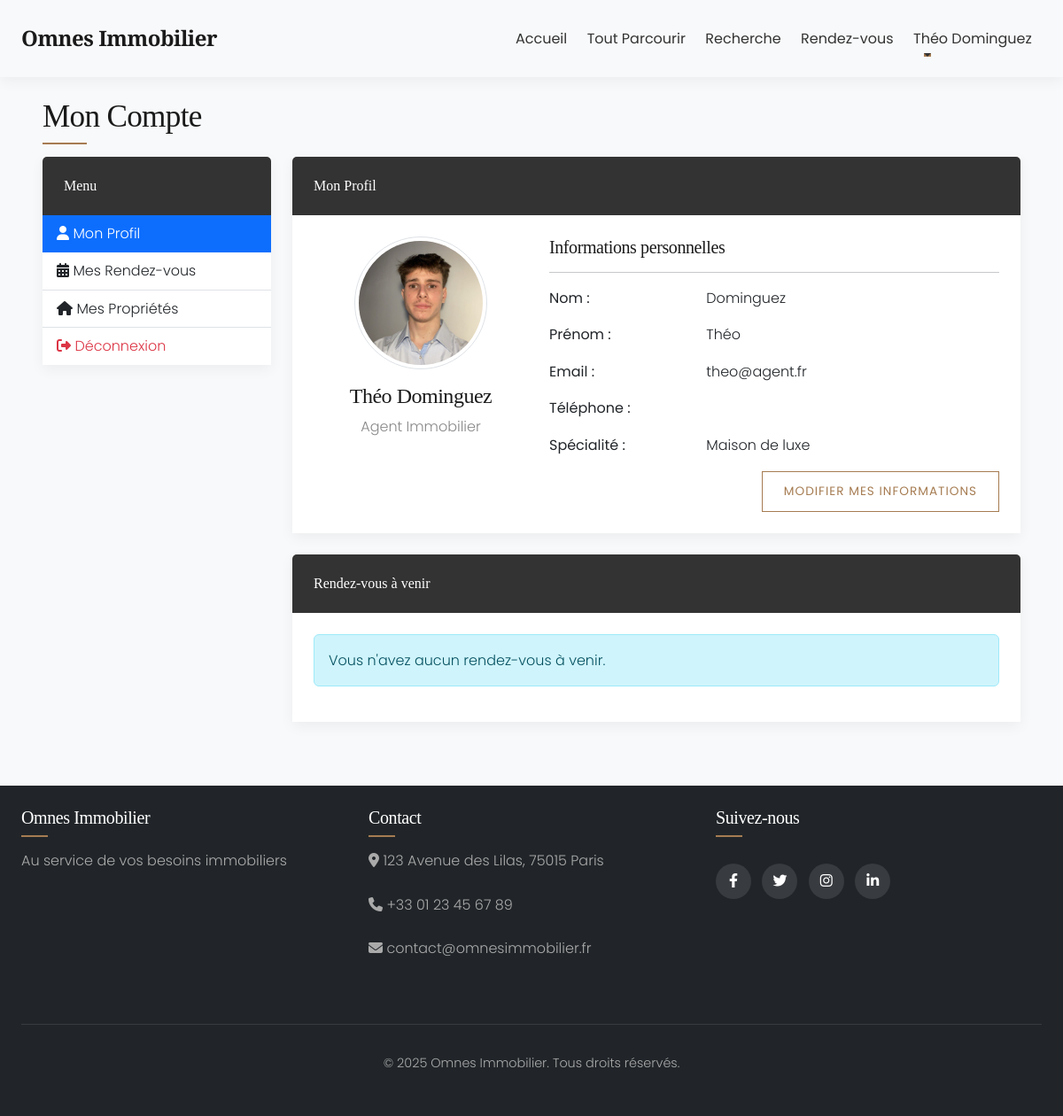
Page /account.php (signed in) on the committed database.
### tables this page shows
CREATE TABLE `Agent_Immobilier` (
  `id_agent` int NOT NULL,
  `id_utilisateur` int NOT NULL,
  `specialite` varchar(100) DEFAULT NULL,
  `biographie` text,
  `cv_path` varchar(255) DEFAULT NULL,
  `photo_path` varchar(255) DEFAULT NULL
);

CREATE TABLE `Utilisateur` (
  `id_utilisateur` int NOT NULL,
  `email` varchar(100) NOT NULL,
  `mot_de_passe` varchar(255) NOT NULL,
  `nom` varchar(50) NOT NULL,
  `prenom` varchar(50) NOT NULL,
  `telephone` varchar(20) DEFAULT NULL,
  `date_inscription` datetime DEFAULT CURRENT_TIMESTAMP,
  `type_utilisateur` enum('client','agent','admin') NOT NULL,
  `statut` enum('actif','inactif') DEFAULT 'actif'
);

### account.php (the view, shortened to what the rows shown need)
<?php
require_once BASE_PATH . 'config/init.php';
require_once BASE_PATH . 'classes/User.php';
$user = new User();
$user_info = $user->getUserById($_SESSION['user_id']);
if ($user_info->type_utilisateur == 'client') {
    require_once BASE_PATH . 'classes/Client.php';
    require_once BASE_PATH . 'classes/Appointment.php';
    $client = new Client();
    $appointment = new Appointment();
    $client_info = $client->getClientByUserId($_SESSION['user_id']);
    if ($client_info) {
        $appointments = $appointment->getClientAppointments($client_info->id_client);
        $upcoming_appointments = array_filter($appointments, function($rdv) {
            return $rdv->statut != 'annulé' && (strtotime($rdv->date) > time() || (strtotime($rdv->date) == time() && strtotime($rdv->heure) > time()));
        });
    }
} elseif ($user_info->type_utilisateur == 'agent') {
    require_once BASE_PATH . 'classes/Agent.php';
    $agent = new Agent();
    $agent_info = $agent->getAgentByUserId($_SESSION['user_id']);
} elseif ($user_info->type_utilisateur == 'admin') {
    redirect('/omnes-immobilier/admin/index.php');
}
include BASE_PATH . 'includes/header.php';
?>
<div class="container mt-4">
    <h1 class="section-title mb-4" data-aos="fade-up">Mon Compte</h1>
    <div class="row">
        <div class="col-md-9">
            <div class="card mb-4" data-aos="fade-up">
                <div class="card-body">
                    <div class="row">
                        <div class="col-md-4 text-center">
                            <?php if (isset($agent_info) && isset($agent_info->photo_path) && $agent_info->photo_path) : ?>
                                <img src="<?php echo $agent_info->photo_path; ?>" class="img-thumbnail rounded-circle mb-3" alt="Photo de profil" style="width: 150px; height: 150px; object-fit: cover;" onerror="this.src='/omnes-immobilier/assets/img/agents/default.jpg'">
                            <?php else : ?>
                                <img src="/omnes-immobilier/assets/img/agents/default.jpg" class="img-thumbnail rounded-circle mb-3" alt="Photo de profil" style="width: 150px; height: 150px; object-fit: cover;" onerror="this.src='https://via.placeholder.com/150?text=Profile'">
                            <?php endif; ?>
                            <h4><?php echo $user_info->prenom . ' ' . $user_info->nom; ?></h4>
                            <p class="text-muted">
                                <?php if ($user_info->type_utilisateur == 'client') : ?>
                                    Client
                                <?php elseif ($user_info->type_utilisateur == 'agent') : ?>
                                    Agent Immobilier
                                <?php elseif ($user_info->type_utilisateur == 'admin') : ?>
                                    Administrateur
                                <?php endif; ?>
                            </p>
                        </div>
                        <div class="col-md-8">
                            <div class="mb-3 row">
                                <div class="col-sm-4">
                                    <strong>Nom :</strong>
                                </div>
                                <div class="col-sm-8">
                                    <?php echo $user_info->nom; ?>
                                </div>
                            </div>
                            <div class="mb-3 row">
                                <div class="col-sm-4">
                                    <strong>Prénom :</strong>
                                </div>
                                <div class="col-sm-8">
                                    <?php echo $user_info->prenom; ?>
                                </div>
                            </div>
                            <div class="mb-3 row">
                                <div class="col-sm-4">
                                    <strong>Email :</strong>
                                </div>
                                <div class="col-sm-8">
                                    <?php echo $user_info->email; ?>
                                </div>
                            </div>
                            <?php if (isset($client_info)) : ?>
                                <div class="mb-3 row">
                                    <div class="col-sm-4">
                                        <strong>Adresse :</strong>
                                    </div>
                                    <div class="col-sm-8">
                                        <?php echo $client_info->adresse ?? 'Non renseignée'; ?>
                                    </div>
                                </div>
                                <div class="mb-3 row">
                                    <div class="col-sm-4">
                                        <strong>Ville :</strong>
                                    </div>
                                    <div class="col-sm-8">
                                        <?php echo $client_info->ville ?? 'Non renseignée'; ?>
                                    </div>
                                </div>
                                <div class="mb-3 row">
                                    <div class="col-sm-4">
                                        <strong>Code postal :</strong>
                                    </div>
                                    <div class="col-sm-8">
                                        <?php echo $client_info->code_postal ?? 'Non renseigné'; ?>
                                    </div>
                                </div>
                                <div class="mb-3 row">
                                    <div class="col-sm-4">
                                        <strong>Pays :</strong>
                                    </div>
                                    <div class="col-sm-8">
                                        <?php echo $client_info->pays ?? 'Non renseigné'; ?>
                                    </div>
                                </div>
                            <?php elseif (isset($agent_info)) : ?>
                                <div class="mb-3 row">
                                    <div class="col-sm-4">
                                        <strong>Spécialité :</strong>
                                    </div>
                                    <div class="col-sm-8">
                                        <?php echo $agent_info->specialite ?? 'Non renseignée'; ?>
                                    </div>
                                </div>
                            <?php endif; ?>
                        </div>
                    </div>
                </div>
            </div>
        </div>
    </div>
</div>
<?php include BASE_PATH . 'includes/footer.php'; ?>

### rows in the picture
agent_immobilier: photo_path (picture), specialite "Maison de luxe"
utilisateur: prenom "Théo", nom "Dominguez", email "theo@agent.fr"

### other values in the picture
$_SESSION['user_name'] "Théo Dominguez"
